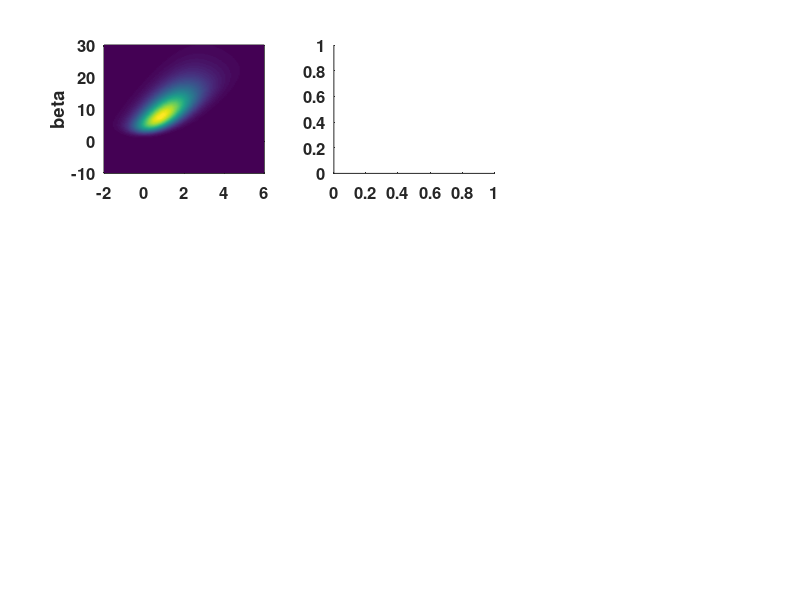

Source code (MATLAB): (Note: this script raises an error after producing the figure.)
% Bayesian data analysis
% Aki Vehtari <Aki.Vehtari@aalto.fi>

% Bioassay data, (BDA3 page 86)
x=[-.86 -.30 -.05 .73]';
n=[5 5 5 5]';
y=[0 1 3 5]';

clf
% default settings for the figure
set(gcf,'DefaultAxesFontSize',12,'DefaultAxesFontWeight','bold')
set(gcf,'DefaultLineLineWidth',2)
set(gcf,'Position',[200 60 820 840]);

% compute the posterior density in a grid
%  - usually this kind of computations should be computed in logarithms (see BDA3, p. 261)
%  - with alternative prior, check that range and spacing of A and B
%    are sensible
A=linspace(-4,8,200);
B=linspace(-10,40,200);
% for all combinations of A_i, B_j, i=1,...,200, j=1,...,200
for i=1:200
  a=A(i);
  for j=1:200
    b=B(j);
    p(j,i)=prod((1./(exp(-(a+b.*x))+1)).^y.*(1-1./(exp(-(a+b.*x))+1)).^(n-y));
  end
end

% plot the distribution in color
subplot(3,3,1)
pcolor(A,B,p);
shading interp
set(gcf,'renderer','painters')
axis([-2 6 -10 30])
ylabel('beta')

% plot samples from the distribution
subplot(3,3,2)
ri=catrand(p,1000,1);
% ri has indeces to a matrix (grid) length(A)xlength(B)
% transform these to row and column indeces which can be used
% index vectors A and B
[I,J]=ind2sub(size(p),ri);
a=A(J);b=B(I);
% compute the grid spacing
ad=A(2)-A(1);bd=B(2)-B(1);
% add random jitter (see BDA3 76)
plot(a+rand(size(a))*ad-ad/2,b+rand(size(b))*bd-bd/2,'.')
axis([-2 6 -10 30])
% beta describes how much increase in log dose has effect
% if beta were negative chemical would have healing properties!
% since none of the posterior sampes has negative beta,
% probability of negative beta is approximate to be less than 1/1000
% and correspondingly p(beta>0)>0.999
text(-1.5,-7,'p(beta>0)>0.999','FontSize',14,'FontWeight','bold');

% plot histogram of LD50
subplot(3,3,3)
hist(-a./b,[-1:0.1:1])
set(gca,'YTick',[],'XTick',[-0.8:0.4:0.8],'XLim',[-0.8 0.8])
drawnow


w0=[0 0];
% Compute gradients and Hessian analytically, and use Newton's
% method for optimisation
% You may use optimisation routines below for checking your results
% Uncomment desired lines
% For example, currently uncommented line provides, numerical approximation
% for the mode and Hessian, which you can compare to your results
% - no gradients provided (can't use LargeSacle)
opt=optimset('LargeScale','off');
% - if gradients are provided use following
%opt=optimset('GradObj','on');
% - if gradients and Hessian provided use following
%opt=optimset('GradObj','on','Hessian','on');
% - if gradients are provided and you want to check your gradients use following
%   (DerivativeCheck is not allowed with LargeScale)
%opt=optimset(opt,'LargeScale','off','DerivativeCheck','on');
% - optimize and get also Hessian H evaluated at optimum
[w,fval,exitflag,output,g,H]=fminunc(@bioassayfun,w0,opt,x,y,n);
% If using LargeScale without Hessian given, Hessian computed is sparse
if issparse(H)
  H=full(H);
end
S=inv(H);

% compute the normal approximation density in grid
% this is just for the illustration
A=linspace(-4,8,200);
B=linspace(-10,40,200);
% for all combinations of A_i, B_j, i=1,...,200, j=1,...,200
for i=1:200
  a=A(i);
  for j=1:200
    b=B(j);
    p(j,i)=exp(mnorm_lpdf([a b],w,S));
  end
end

% plot the distribution in color
subplot(3,3,4)
pcolor(A,B,p);
shading interp
set(gcf,'renderer','painters')
axis([-2 6 -10 30])
xlabel('alpha')
ylabel('beta')

% plot samples from the distribution
subplot(3,3,5)
r=mvnrnd(w,S,1000);
a=r(:,1);b=r(:,2);
plot(a,b,'.')
axis([-2 6 -10 30])
% Normal approximation does not take into account that the posterior
% is not symmetric and that there is very low density for negative
% beta values. Based on the draws from the normal approximation
% is is estimated that there is about 6% probability that beta is negative!
text(-1.5,-7,sprintf('p(beta>0)=%.2f',mean(b>0)),'FontSize',14,'FontWeight','bold');

% plot histogram of LD50
subplot(3,3,6)
% Since we have strong prior belief that beta should not be negative we can
% improve our normal approximation by conditioning on beta>0
% logical vector for beta>0
bpi=b>0;
hist(-a(bpi)./b(bpi),[-1:0.1:1])
set(gca,'YTick',[],'XTick',[-0.8:0.4:0.8],'XLim',[-0.8 0.8])

% importance sampling
% g() is the normal approximation above
% q() is the true posterior
for i=1:1000
    a=r(i,1);b=r(i,2);
    lq(i,1)=sum(log((1./(exp(-(a+b.*x))+1)).^y.*(1-1./(exp(-(a+b.*x))+1)).^(n-y)));
    lg(i,1)=mnorm_lpdf([a b],w,S);
end
lw=lq-lg;
% Pareto smoothed importance (log) weights
[lw,pk]=psislwy3st(lw);
% Pareto diagnostic
pk
% above weights could used when comouting expectations,
% but for visualization it's easier to use resampling
ris=r(catrand(exp(lw),1000,1),:);

% plot samples from the distribution
subplot(3,3,8)
a=ris(:,1);b=ris(:,2);
plot(a,b,'.')
axis([-2 6 -10 30])
% Normal approximation does not take into account that the posterior
% is not symmetric and that there is very low density for negative
% beta values. Based on the draws from the normal approximation
% is is estimated that there is about 6% probability that beta is negative!
text(-1.5,-7,sprintf('p(beta>0)=%.2f',0.999),'FontSize',14,'FontWeight','bold');

% plot histogram of LD50
subplot(3,3,9)
% Since we have strong prior belief that beta should not be negative we can
% improve our normal approximation by conditioning on beta>0
% logical vector for beta>0
bpi=b>0;
hist(-a(bpi)./b(bpi),[-1:0.1:1])
set(gca,'YTick',[],'XTick',[-0.8:0.4:0.8],'XLim',[-0.8 0.8])
